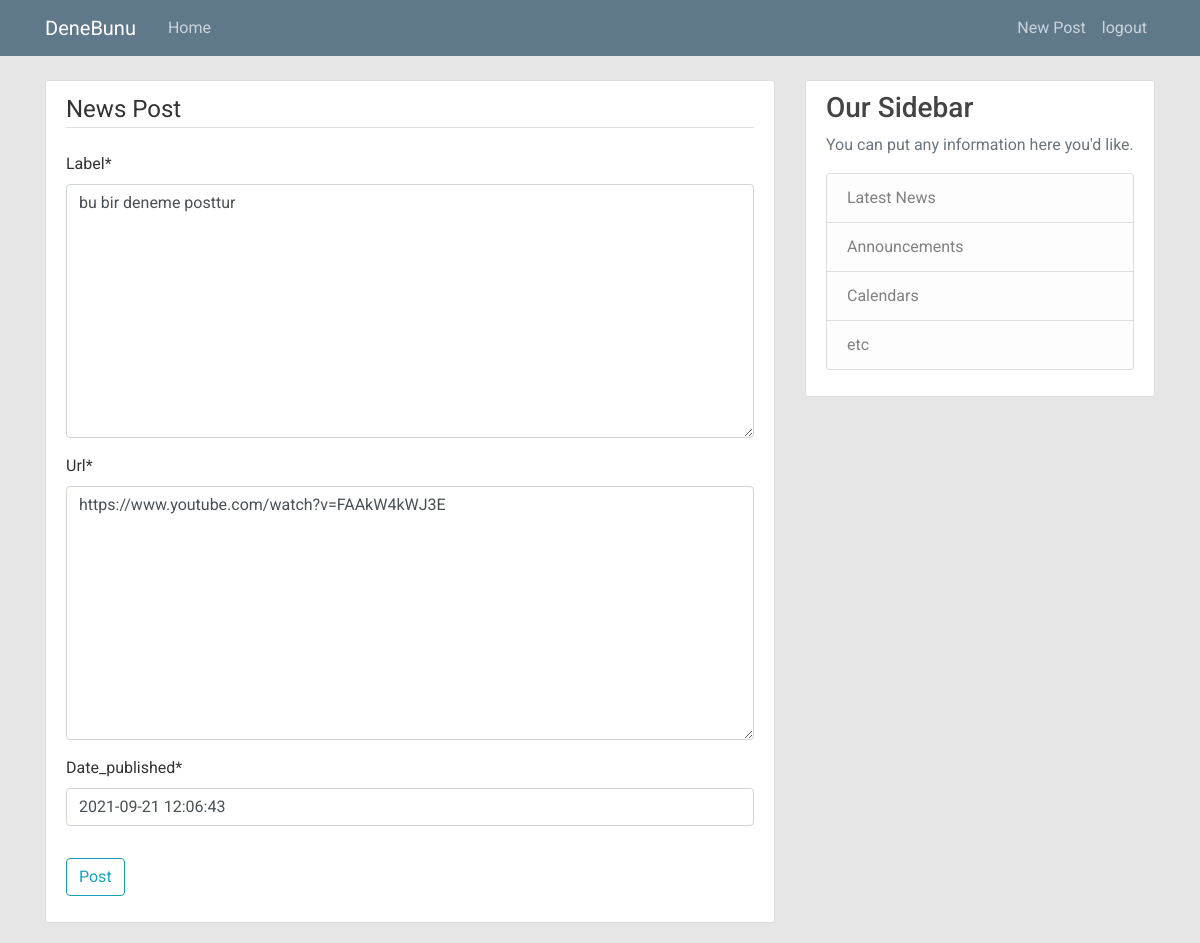
/news/3/update (signed in), run on the app's committed database.
### admin_panel/models.py (models this page shows, shortened)
class PressContent(models.Model):
    label = models.TextField('label',max_length=50)
    url = models.TextField('url')
    date = models.DateTimeField('date_published',default=timezone.now)
    created = models.DateTimeField('date_created',default = timezone.now)
    modified = models.DateTimeField('date_updated', auto_now=True)

### admin_panel/views.py (the view)
# urls.py: path('news/<int:pk>/update',PressContentUpdateView.as_view(),name='news-update'),
class PressContentUpdateView(LoginRequiredMixin, UserPassesTestMixin, UpdateView):
    model = PressContent
    fields = ['label','url','date']
    def test_func(self):
        post = self.get_object()
        return True

### admin_panel/templates/admin_panel/presscontent_form.html (shortened to what this page needs)
{% extends "admin_panel/base.html" %}
{% load crispy_forms_tags %}
{% block content %}
    <div class="content-section">
        <form method="POST">
            <fieldset class="form-group">
                <legend class="border-bottom mb-4">News Post</legend>
                {{ form | crispy }}
            </fieldset>
            <div class="form-group">
                <button class="btn btn-outline-info" type="submit">Post</button>
            </div>
        </form>
    </div>
{% endblock content %}

### admin_panel/static/news/main.css (style rules this page uses)
body { background: #fafafa; color: #333333; margin-top: 5rem; }
.content-section { background: #ffffff; padding: 10px 20px; border: 1px solid #dddddd; border-radius: 3px; margin-bottom: 20px; }

### admin_panel/static/news/timeline.css (style rules this page uses)
body { background: #e6e6e6; font-family: "Roboto", sans-serif; font-weight: 400; }

### data on the page
PressContent: label "bu bir deneme posttur", url "https://www.youtube.com/watch?v=FAAkW4kWJ3E", date "2021-09-21 12:06:43"
